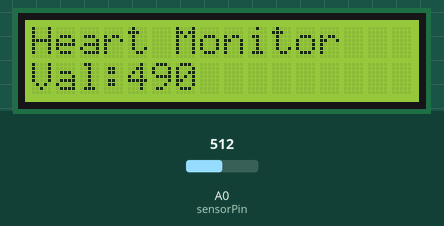
Bench run of a sketch on a simulated Arduino Uno, built with avr-gcc and run on an emulated ATmega328P. Shown: 16×2 character LCD. The test bench sets the inputs (shaded band); at power-on: A0 (sensorPin) = 512. What the sketch prints to the serial monitor is not drawn.

Above: at 1.26 s.
1.3 s: A0 (sensorPin) set to 0
At 1.37 s:
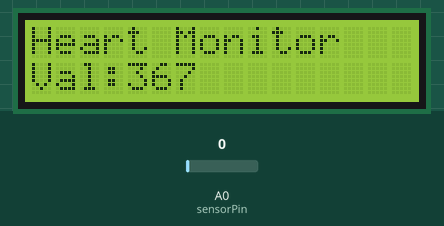
3.1 s: A0 (sensorPin) set to 122
At 4.65 s:
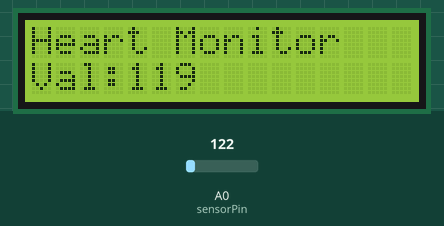
4.7 s: A0 (sensorPin) set to 991
At 4.93 s:
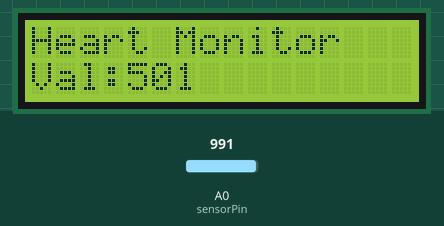
6.2 s: A0 (sensorPin) set to 1007
At 8.0 s:
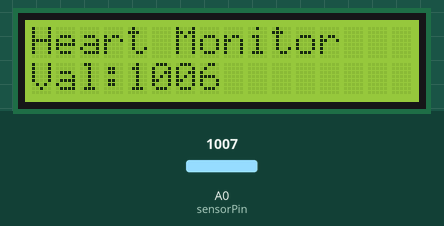
Timing chart, 0 to 8.9 s (numbered marks = the images above; inputs shaded):
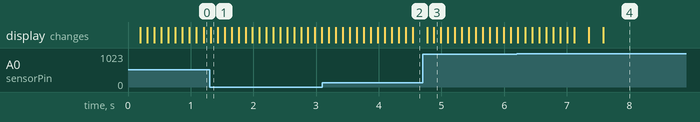

The sketch:

heartbeat_normal_with_lcd.hex.ino
```cpp
#include <Wire.h>
#include <LiquidCrystal_I2C.h>

LiquidCrystal_I2C lcd(0x27, 16, 2);

const int sensorPin = A0;

double alpha = 0.75;
int period = 100;

void setup() {
  Wire.begin();

  lcd.init();
  lcd.backlight();

  Serial.begin(9600);

  lcd.setCursor(0,0);
  lcd.print("Heart Monitor");
}

void loop() {

  static double oldValue = 0;

  int rawValue = analogRead(sensorPin);

  double value = alpha * oldValue + (1 - alpha) * rawValue;

  Serial.print("Raw: ");
  Serial.print(rawValue);
  Serial.print("  Filtered: ");
  Serial.println(value);

  lcd.setCursor(0,1);
  lcd.print("Val:");
  lcd.print((int)value);
  lcd.print("    ");

  oldValue = value;

  delay(period);
}
```
